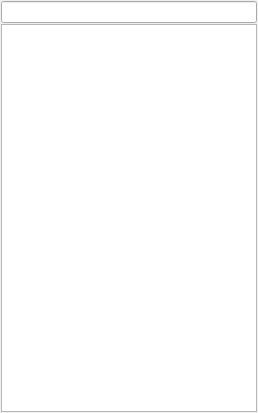
<?xml version="1.0" encoding="UTF-8"?>
<ui version="4.0">
 <class>MainWidget</class>
 <widget class="QWidget" name="MainWidget">
  <property name="geometry">
   <rect>
    <x>0</x>
    <y>0</y>
    <width>208</width>
    <height>413</height>
   </rect>
  </property>
  <property name="windowTitle">
   <string/>
  </property>
  <layout class="QVBoxLayout" name="Layout_">
   <property name="spacing">
    <number>1</number>
   </property>
   <property name="margin">
    <number>1</number>
   </property>
   <item>
    <widget class="QLineEdit" name="FilterLine_"/>
   </item>
   <item>
    <widget class="LC::Azoth::ContactsListView" name="CLTree_">
     <property name="sizePolicy">
      <sizepolicy hsizetype="MinimumExpanding" vsizetype="Expanding">
       <horstretch>0</horstretch>
       <verstretch>0</verstretch>
      </sizepolicy>
     </property>
     <property name="contextMenuPolicy">
      <enum>Qt::CustomContextMenu</enum>
     </property>
     <property name="acceptDrops">
      <bool>true</bool>
     </property>
     <property name="dragEnabled">
      <bool>true</bool>
     </property>
     <property name="dragDropMode">
      <enum>QAbstractItemView::DragDrop</enum>
     </property>
     <property name="defaultDropAction">
      <enum>Qt::CopyAction</enum>
     </property>
     <property name="selectionMode">
      <enum>QAbstractItemView::ExtendedSelection</enum>
     </property>
     <property name="iconSize">
      <size>
       <width>32</width>
       <height>32</height>
      </size>
     </property>
     <property name="rootIsDecorated">
      <bool>false</bool>
     </property>
     <property name="sortingEnabled">
      <bool>true</bool>
     </property>
     <property name="headerHidden">
      <bool>true</bool>
     </property>
    </widget>
   </item>
  </layout>
  <action name="ActionAddAccount_">
   <property name="text">
    <string>Add account</string>
   </property>
  </action>
 </widget>
 <customwidgets>
  <customwidget>
   <class>LC::Azoth::ContactsListView</class>
   <extends>QTreeView</extends>
   <header>components/roster/contactslistview.h</header>
  </customwidget>
 </customwidgets>
 <resources/>
 <connections/>
</ui>
